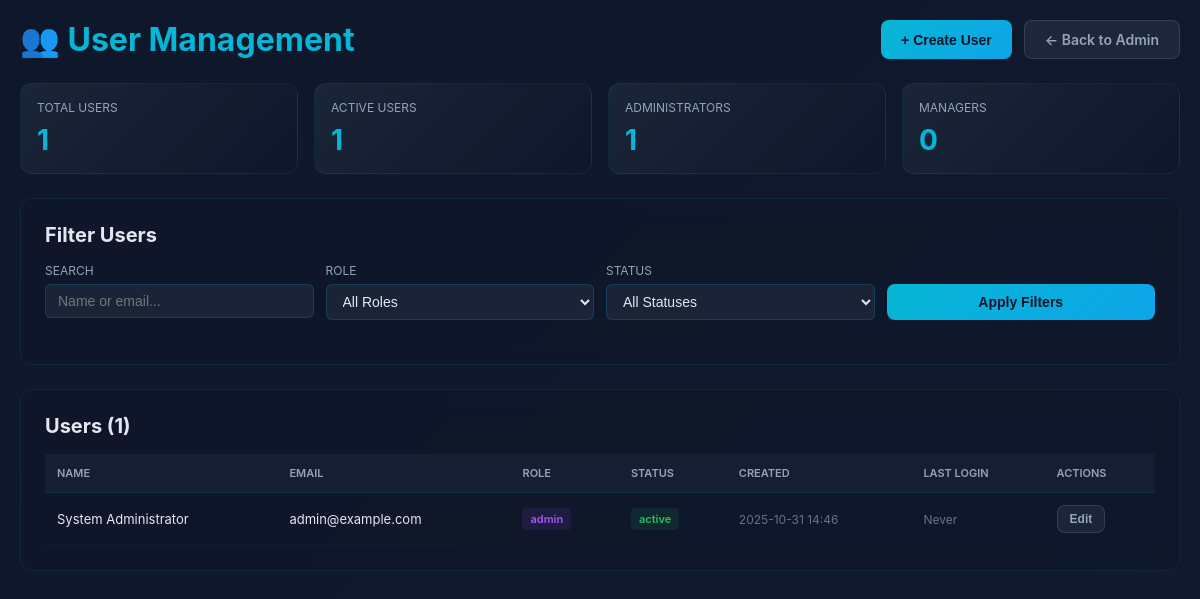
The page /admin/users.php (signed in) on the database its author committed.
### tables this page shows
CREATE TABLE `users` (
  `id` varchar(36) NOT NULL,
  `email` varchar(255) NOT NULL,
  `password_hash` varchar(255) NOT NULL,
  `name` varchar(255) NOT NULL,
  `role` varchar(50) NOT NULL DEFAULT 'viewer',
  `status` varchar(50) NOT NULL DEFAULT 'active',
  `invited_by` varchar(36) DEFAULT NULL,
  `created_at` datetime DEFAULT CURRENT_TIMESTAMP,
  `last_login` datetime DEFAULT NULL,
  `reset_token` varchar(255) DEFAULT NULL,
  `reset_token_expires` datetime DEFAULT NULL
);

### src/bootstrap.php (called while the page is built, shortened)
<?php
$root = \realpath(__DIR__ . '/..') ?: __DIR__ . '/..';
require_once __DIR__ . '/cache-helper.php';
$debug = filter_var($_ENV['APP_DEBUG'] ?? false, FILTER_VALIDATE_BOOLEAN);
$APP_URL = rtrim((string)($_ENV['APP_URL'] ?? ''), '/');
if ($APP_URL === '') {
    $scheme = (!empty($_SERVER['HTTPS']) && $_SERVER['HTTPS'] !== 'off') ? 'https' : 'http';
    $host   = $_SERVER['HTTP_HOST'] ?? ($_SERVER['SERVER_NAME'] ?? 'localhost');
    $APP_URL = $scheme . '://' . $host;
} else {
    $parsedAppUrl = @parse_url($APP_URL);
    $currentHost = $_SERVER['HTTP_HOST'] ?? ($_SERVER['SERVER_NAME'] ?? null);
    if (!empty($currentHost) && is_array($parsedAppUrl)) {
        $appHost = strtolower((string)($parsedAppUrl['host'] ?? ''));
        $isLoopback = in_array($appHost, ['127.0.0.1', 'localhost'], true) || str_starts_with($appHost, '127.');
    }
}
$APP_BASE_PATH = (string)($_ENV['APP_BASE_PATH'] ?? '/');
if ($APP_BASE_PATH === '' || $APP_BASE_PATH[0] !== '/') {
    $APP_BASE_PATH = '/' . ltrim($APP_BASE_PATH, '/');
}
$cookieSecure   = filter_var($_ENV['SESSION_COOKIE_SECURE']   ?? true, FILTER_VALIDATE_BOOLEAN);
$cookieHttpOnly = filter_var($_ENV['SESSION_COOKIE_HTTPONLY'] ?? true, FILTER_VALIDATE_BOOLEAN);
$sameSite       = (string)($_ENV['SESSION_COOKIE_SAMESITE'] ?? 'Lax');
$sessionName    = (string)($_ENV['SESSION_NAME'] ?? 'permits_session');
$appConfig = [
    'APP_NAME'      => $_ENV['APP_NAME']      ?? 'Defect Tracker Permits',
    'APP_ENV'       => $_ENV['APP_ENV']       ?? 'production',
    'APP_DEBUG'     => $debug,
    'APP_URL'       => $_ENV['APP_URL'],
    'APP_BASE_PATH' => $_ENV['APP_BASE_PATH'],
    'APP_TIMEZONE'  => $_ENV['APP_TIMEZONE']  ?? 'Europe/London',
    'DB_DRIVER'     => $_ENV['DB_DRIVER']     ?? 'mysql',
    'DB_HOST'       => $_ENV['DB_HOST']       ?? '127.0.0.1',
    'DB_PORT'       => $_ENV['DB_PORT']       ?? '3306',
    'DB_DATABASE'    => $_ENV['DB_DATABASE']   ?? '',
    'DB_USERNAME'    => $_ENV['DB_USERNAME']   ?? '',
    'DB_PASSWORD'    => $_ENV['DB_PASSWORD']   ?? '',
    'DB_CHARSET'     => $_ENV['DB_CHARSET']    ?? 'utf8mb4',
    'DB_COLLATION'   => $_ENV['DB_COLLATION']  ?? 'utf8mb4_unicode_ci',
    'MAIL_DRIVER'   => $_ENV['MAIL_DRIVER']   ?? 'smtp',
    'MAIL_HOST'     => $_ENV['MAIL_HOST']     ?? '',
    'MAIL_PORT'     => $_ENV['MAIL_PORT']     ?? '',
    'MAIL_ENCRYPTION'=>$_ENV['MAIL_ENCRYPTION']?? 'ssl',
    'MAIL_USERNAME' => $_ENV['MAIL_USERNAME'] ?? '',
    'MAIL_PASSWORD' => $_ENV['MAIL_PASSWORD'] ?? '',
    'MAIL_FROM_ADDRESS'=> $_ENV['MAIL_FROM_ADDRESS'] ?? '',
    'MAIL_FROM_NAME'   => $_ENV['MAIL_FROM_NAME']    ?? '',
    'VAPID_PUBLIC_KEY'  => $_ENV['VAPID_PUBLIC_KEY']  ?? '',
    'VAPID_PRIVATE_KEY' => $_ENV['VAPID_PRIVATE_KEY'] ?? '',
    'VAPID_SUBJECT'     => $_ENV['VAPID_SUBJECT']     ?? '',
];
$app = new App($appConfig);
require_once __DIR__ . '/Db.php';
$db = new Db();
return [$app, $db, $root];

### src/Db.php (called while the page is built, shortened)
<?php
final class Db
{
    public function __construct()
    {
        $driver = strtolower((string)($_ENV['DB_DRIVER'] ?? 'mysql'));
        $opts = [
            PDO::ATTR_ERRMODE            => PDO::ERRMODE_EXCEPTION,
            PDO::ATTR_DEFAULT_FETCH_MODE => PDO::FETCH_ASSOC,
            PDO::ATTR_EMULATE_PREPARES   => false,
        ];
        if ($driver === 'mysql') {
            $this->pdo = $this->connectMySql($opts);
            return;
        }
        throw new RuntimeException("Unsupported DB_DRIVER '{$driver}'. Use 'mysql' or 'sqlite'.");
    }
    private function connectMySql(array $opts): PDO
    {
        $host     = trim((string)($_ENV['DB_HOST']     ?? '127.0.0.1'));
        $port     = (string)($_ENV['DB_PORT']          ?? '3306');
        $dbname   = trim((string)($_ENV['DB_DATABASE'] ?? ''));
        $user     = (string)($_ENV['DB_USERNAME']      ?? '');
        $pass     = (string)($_ENV['DB_PASSWORD']      ?? '');
        $charset  = (string)($_ENV['DB_CHARSET']       ?? 'utf8mb4');
        $collate  = (string)($_ENV['DB_COLLATION']     ?? 'utf8mb4_unicode_ci');
        $sqlMode  = (string)($_ENV['DB_SQL_MODE']      ?? '');
        $dsn = "mysql:host={$host};port={$port};dbname={$dbname};charset={$charset}";
        try {
            $pdo = new PDO($dsn, $user, $pass, $opts);
        } catch (PDOException $e) {
            throw new RuntimeException('MySQL connection failed: ' . $e->getMessage(), (int)$e->getCode(), $e);
        }
        $pdo->exec("SET NAMES {$charset} COLLATE {$collate}");
        return $pdo;
    }
}

### admin/users.php (the view, shortened to what this page needs)
<?php
[$app, $db, $root] = require_once __DIR__ . '/../src/bootstrap.php';
$searchTerm = $_GET['search'] ?? '';
$page = max(1, (int)($_GET['page'] ?? 1));
$perPage = 20;
$whereConditions = [];
$params = [];
$whereClause = !empty($whereConditions) ? "WHERE " . implode(" AND ", $whereConditions) : "";
$countStmt = $db->pdo->prepare("SELECT COUNT(*) as total FROM users $whereClause");
$countStmt->execute($params);
$total = $countStmt->fetch(PDO::FETCH_ASSOC)['total'];
$offset = ($page - 1) * $perPage;
$stmt = $db->pdo->prepare("
    SELECT id, email, name, role, status, created_at, last_login
    FROM users
    $whereClause
    ORDER BY created_at DESC
    LIMIT ? OFFSET ?
");
$stmt->execute(array_merge($params, [$perPage, $offset]));
$users = $stmt->fetchAll(PDO::FETCH_ASSOC);
$statsStmt = $db->pdo->query("
    SELECT
        COUNT(*) as total_users,
        SUM(CASE WHEN status = 'active' THEN 1 ELSE 0 END) as active_users,
        SUM(CASE WHEN role = 'admin' THEN 1 ELSE 0 END) as admin_users,
        SUM(CASE WHEN role = 'manager' THEN 1 ELSE 0 END) as manager_users,
        SUM(CASE WHEN role = 'user' THEN 1 ELSE 0 END) as regular_users
    FROM users
");
$stats = $statsStmt->fetch(PDO::FETCH_ASSOC);
?>
<!DOCTYPE html>
<html lang="en">
<head>
</head>
<body>
    <div class="container">
        <div class="header">
            <h1>👥 User Management</h1>
            <div class="header-actions">
                <button class="btn btn-primary" onclick="openCreateModal()">+ Create User</button>
                <a href="/admin.php" class="btn btn-secondary">← Back to Admin</a>
            </div>
        </div>
        <div class="stats-grid">
            <div class="stat-card">
                <div class="stat-label">Total Users</div>
                <div class="stat-value"><?php echo number_format($stats['total_users']); ?></div>
            </div>
            <div class="stat-card">
                <div class="stat-label">Active Users</div>
                <div class="stat-value"><?php echo number_format($stats['active_users']); ?></div>
            </div>
            <div class="stat-card">
                <div class="stat-label">Administrators</div>
                <div class="stat-value"><?php echo number_format($stats['admin_users']); ?></div>
            </div>
            <div class="stat-card">
                <div class="stat-label">Managers</div>
                <div class="stat-value"><?php echo number_format($stats['manager_users']); ?></div>
            </div>
        </div>
        <div class="card">
            <h2>Filter Users</h2>
            <form method="GET" class="filters">
                <div class="filter-group">
                    <label for="search">Search</label>
                    <input type="text" id="search" name="search" value="<?php echo htmlspecialchars($searchTerm); ?>" placeholder="Name or email...">
                </div>
                <div class="filter-group">
                    <label for="role">Role</label>
                    <select id="role" name="role">
                        <option value="">All Roles</option>
                    </select>
                </div>
                <div class="filter-group">
                    <label for="status">Status</label>
                    <select id="status" name="status">
                        <option value="">All Statuses</option>
                    </select>
                </div>
                <div class="filter-group" style="align-self: end;">
                    <button type="submit" class="btn btn-primary">Apply Filters</button>
                </div>
            </form>
        </div>
        <div class="card">
            <h2>Users (<?php echo number_format($total); ?>)</h2>
            <div class="table-wrapper">
                <table>
                    <thead>
                        <tr>
                            <th>Name</th>
                            <th>Email</th>
                            <th>Role</th>
                            <th>Status</th>
                            <th>Created</th>
                            <th>Last Login</th>
                            <th>Actions</th>
                        </tr>
                    </thead>
                    <tbody>
                        <?php foreach ($users as $user): ?>
                            <tr>
                                <td><?php echo htmlspecialchars($user['name']); ?></td>
                                <td><?php echo htmlspecialchars($user['email']); ?></td>
                                <td>
                                    <?php
                                    $roleClass = $user['role'] === 'admin' ? 'badge-admin' : ($user['role'] === 'manager' ? 'badge-manager' : '');
                                    ?>
                                    <span class="badge <?php echo $roleClass; ?>"><?php echo htmlspecialchars($user['role']); ?></span>
                                </td>
                                <td>
                                    <span class="badge <?php echo $user['status'] === 'active' ? 'badge-active' : 'badge-inactive'; ?>">
                                        <?php echo htmlspecialchars($user['status']); ?>
                                    </span>
                                </td>
                                <td class="timestamp"><?php echo date('Y-m-d H:i', strtotime($user['created_at'])); ?></td>
                                <td class="timestamp"><?php echo $user['last_login'] ? date('Y-m-d H:i', strtotime($user['last_login'])) : 'Never'; ?></td>
                                <td>
                                    <div class="actions-cell">
                                        <button class="btn btn-secondary btn-small"
                                                data-user='<?php echo htmlspecialchars(json_encode($user), ENT_QUOTES, 'UTF-8'); ?>'
                                                onclick="openEditModalFromData(this)">Edit</button>
                                    </div>
                                </td>
                            </tr>
                        <?php endforeach; ?>
                    </tbody>
                </table>
            </div>
        </div>
    </div>
</body>
</html>

### admin/users.php (style rules this page uses)
* { margin: 0; padding: 0; box-sizing: border-box; }
body { font-family: -apple-system, BlinkMacSystemFont, 'Segoe UI', Roboto, Oxygen, Ubuntu, Cantarell, sans-serif; background: linear-gradient(135deg, #0f172a 0%, #111a2e 100%); color: #e2e8f0; min-height: 100vh; padding: 20px; }
.container { max-width: 1600px; margin: 0 auto; }
.header { display: flex; justify-content: space-between; align-items: center; margin-bottom: 24px; gap: 20px; flex-wrap: wrap; }
.header h1 { font-size: 32px; font-weight: 700; color: #06b6d4; }
.header-actions { display: flex; gap: 12px; }
.btn { padding: 10px 20px; border: none; border-radius: 8px; font-size: 14px; font-weight: 600; cursor: pointer; transition: all 0.3s ease; text-decoration: none; display: inline-block; }
.btn-primary { background: linear-gradient(135deg, #06b6d4 0%, #0ea5e9 100%); color: #0f172a; }
.btn-secondary { background: rgba(148, 163, 184, 0.1); color: #94a3b8; border: 1px solid rgba(148, 163, 184, 0.2); }
.btn-small { padding: 6px 12px; font-size: 12px; }
.card { background: rgba(15, 23, 42, 0.8); backdrop-filter: blur(10px); border: 1px solid rgba(6, 182, 212, 0.1); border-radius: 12px; padding: 24px; margin-bottom: 24px; }
.card h2 { font-size: 20px; margin-bottom: 16px; color: #e2e8f0; }
.stats-grid { display: grid; grid-template-columns: repeat(auto-fit, minmax(200px, 1fr)); gap: 16px; margin-bottom: 24px; }
.stat-card { background: linear-gradient(135deg, rgba(30, 41, 59, 0.8) 0%, rgba(15, 23, 42, 0.9) 100%); border: 1px solid rgba(6, 182, 212, 0.1); border-radius: 12px; padding: 16px; }
.stat-label { font-size: 12px; color: #94a3b8; text-transform: uppercase; margin-bottom: 8px; }
.stat-value { font-size: 28px; font-weight: 700; color: #06b6d4; }
.filters { display: grid; grid-template-columns: repeat(auto-fit, minmax(200px, 1fr)); gap: 12px; margin-bottom: 20px; }
.filter-group { display: flex; flex-direction: column; }
.filter-group label { font-size: 12px; color: #94a3b8; margin-bottom: 6px; text-transform: uppercase; }
.filter-group input, .filter-group select { background: rgba(30, 41, 59, 0.8); border: 1px solid rgba(6, 182, 212, 0.2); border-radius: 6px; padding: 8px 12px; color: #e2e8f0; font-size: 14px; }
.table-wrapper { overflow-x: auto; }
table { width: 100%; border-collapse: collapse; font-size: 13px; }
table thead { background: rgba(30, 41, 59, 0.5); border-bottom: 1px solid rgba(6, 182, 212, 0.1); }
table th { padding: 12px; text-align: left; color: #94a3b8; font-weight: 600; text-transform: uppercase; font-size: 11px; }
table td { padding: 12px; border-bottom: 1px solid rgba(6, 182, 212, 0.05); }
.badge { display: inline-block; background: rgba(6, 182, 212, 0.1); color: #06b6d4; padding: 4px 8px; border-radius: 4px; font-size: 11px; font-weight: 600; }
.badge-admin { background: rgba(168, 85, 247, 0.1); color: #a855f7; }
.badge-active { background: rgba(34, 197, 94, 0.1); color: #22c55e; }
.timestamp { color: #64748b; white-space: nowrap; font-size: 12px; }
.actions-cell { display: flex; gap: 8px; }

### rows shown on the page
users: name "System Administrator", email "admin@example.com", role "admin", status "active", created_at "2025-10-31 14:46", shows "Never"

### other values the page prints
$stats['total_users'] "1"
$stats['active_users'] "1"
$stats['admin_users'] "1"
$stats['manager_users'] "0"
$total "1"
